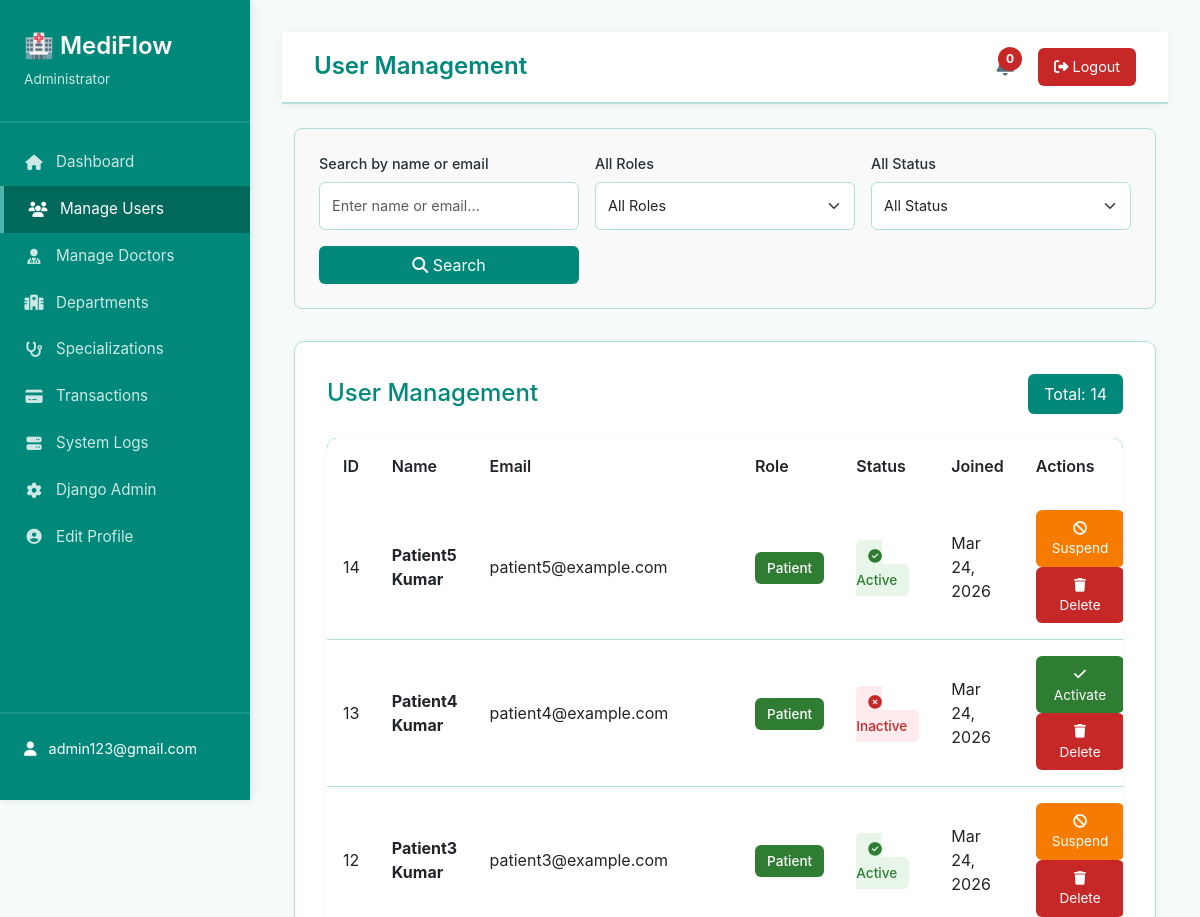
/dashboard/manage-users/ (signed in, upper part), run on an earlier commit of the app's database.
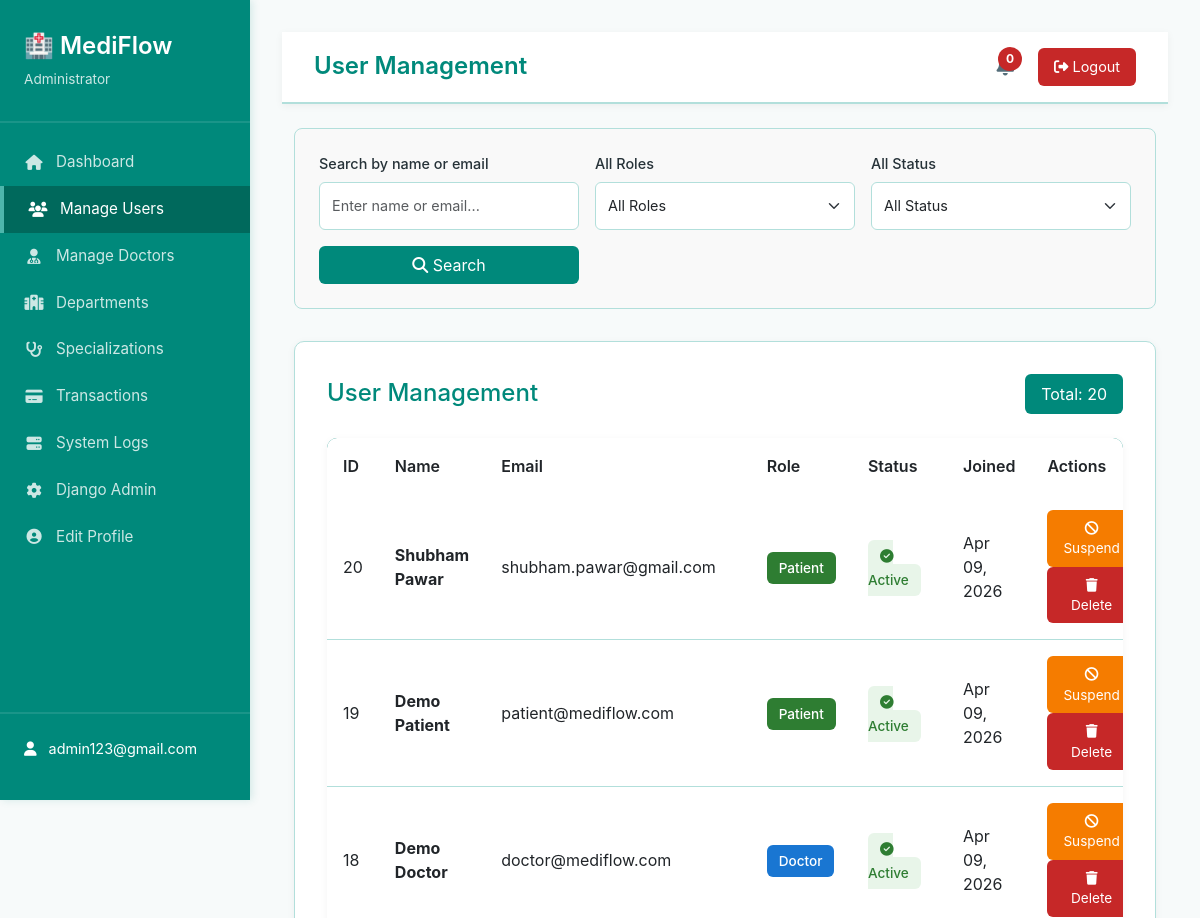
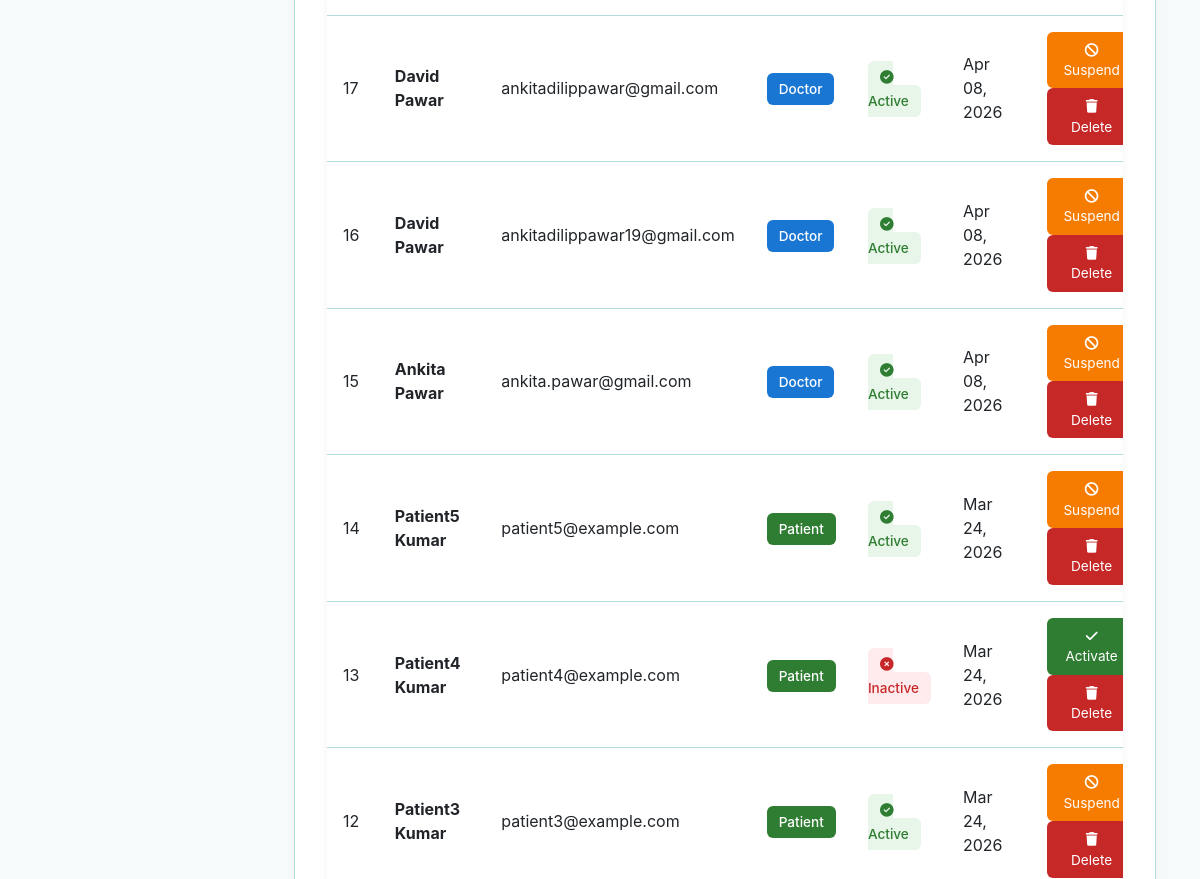
And on a later commit of the database (2 pictures, top to bottom).
### accounts/models.py (models this page shows, shortened)
class CustomUser(AbstractUser):
    ROLE_CHOICES = (
        ('DOCTOR', 'Doctor'),
        ('PATIENT', 'Patient'),
    )
    role = models.CharField(
        max_length=10,
        choices=ROLE_CHOICES,
        default='PATIENT'
    )
    google_calendar_token = models.JSONField(
        null=True,
        blank=True,
        help_text="OAuth token for Google Calendar"
    )
    is_2fa_enabled = models.BooleanField(
        default=False,
        help_text="Whether two-factor authentication is enabled"
    )
    class Meta:
        db_table = 'accounts_customuser'
        verbose_name = 'User'
        verbose_name_plural = 'Users'

### admin_management/views.py (the view)
# urls.py: path('manage-users/', views.manage_users, name='manage_users'),
@login_required
@user_passes_test(is_admin)
def manage_users(request):
    users = CustomUser.objects.all()
    search_query = request.GET.get('search', '')
    if search_query:
        users = users.filter(
            Q(first_name__icontains=search_query) |
            Q(last_name__icontains=search_query) |
            Q(email__icontains=search_query)
        )
    role_filter = request.GET.get('role', '')
    if role_filter:
        users = users.filter(role=role_filter.upper())
    status_filter = request.GET.get('status', '')
    if status_filter == 'active':
        users = users.filter(is_active=True)
    elif status_filter == 'inactive':
        users = users.filter(is_active=False)
    sort_by = request.GET.get('sort', '-date_joined')
    users = users.order_by(sort_by)
    users = users[:100]  # Limit to 100 for demo
    context = {
        'users': users,
        'search_query': search_query,
        'role_filter': role_filter,
        'status_filter': status_filter,
        'total_count': CustomUser.objects.count(),
    }
    return render(request, 'admin_management/manage_users.html', context)

### admin_management/views.py (called while the page is built)
def is_admin(user):
    return user.is_staff or user.role == 'ADMIN'

### templates/admin_management/manage_users.html (shortened to what the changed rows need)
{% extends 'admin_management/base_admin.html' %}
{% block page_title %}User Management{% endblock %}
{% block content %}
<div class="container-fluid mt-4">
    <div class="admin-card">
        <div style="display: flex; justify-content: space-between; align-items: center; margin-bottom: 1.5rem;">
            <h2 style="margin: 0;">User Management</h2>
            <span style="background: #00897B; color: white; padding: 0.5rem 1rem; border-radius: 6px;">
                Total: {{ total_count }}
            </span>
        </div>
        <div class="table-admin">
            <table class="table table-hover mb-0">
                <thead>
                    <tr>
                        <th>ID</th>
                        <th>Name</th>
                        <th>Email</th>
                        <th>Role</th>
                        <th>Status</th>
                        <th>Joined</th>
                        <th>Actions</th>
                    </tr>
                </thead>
                <tbody>
                    {% for user in users %}
                    <tr>
                        <td>{{ user.id }}</td>
                        <td><strong>{{ user.get_full_name }}</strong></td>
                        <td>{{ user.email }}</td>
                        <td>
                            {% if user.role == 'DOCTOR' %}
                            <span class="badge-status badge-doctor">Doctor</span>
                            {% elif user.role == 'PATIENT' %}
                            <span class="badge-status badge-patient">Patient</span>
                            {% else %}
                            <span class="badge-status" style="background: #1976D2; color: white;">Admin</span>
                            {% endif %}
                        </td>
                        <td>
                            {% if user.is_active %}
                            <span class="badge-status badge-active">
                                <i class="fas fa-check-circle"></i> Active
                            </span>
                            {% else %}
                            <span class="badge-status badge-inactive">
                                <i class="fas fa-times-circle"></i> Inactive
                            </span>
                            {% endif %}
                        </td>
                        <td>{{ user.date_joined|date:"M d, Y" }}</td>
                        <td>
                            <div class="action-dropdown">
                                {% if user.is_active %}
                                <form method="post" action="{% url 'admin_management:user_action' user.id 'suspend' %}" style="display: inline;">
                                    <button type="submit" class="btn btn-admin btn-suspend"
                                            onclick="return confirm('Suspend this user?');" title="Suspend">
                                        <i class="fas fa-ban"></i> Suspend
                                    </button>
                                </form>
                                {% else %}
                                <form method="post" action="{% url 'admin_management:user_action' user.id 'activate' %}" style="display: inline;">
                                    <button type="submit" class="btn btn-admin btn-approve" title="Activate">
                                        <i class="fas fa-check"></i> Activate
                                    </button>
                                </form>
                                {% endif %}
                                <form method="post" action="{% url 'admin_management:user_action' user.id 'delete' %}" style="display: inline;">
                                    <button type="submit" class="btn btn-admin btn-delete"
                                            onclick="return confirm('Are you sure? This action cannot be undone.');" title="Delete">
                                        <i class="fas fa-trash"></i> Delete
                                    </button>
                                </form>
                            </div>
                        </td>
                    </tr>
                    {% endfor %}
                </tbody>
            </table>
        </div>
    </div>
</div>
{% endblock %}

What changed in the data, as far as the page shows it:
added CustomUser: id "20", get_full_name "Shubham Pawar", email "shubham.pawar@gmail.com", role "Patient", is_active True (drawn), date_joined "Apr 09, 2026"
added CustomUser: id "19", get_full_name "Demo Patient", email "patient@mediflow.com", role "Patient", is_active True (drawn), date_joined "Apr 09, 2026"
added CustomUser: id "18", get_full_name "Demo Doctor", email "doctor@mediflow.com", role "Doctor", is_active True (drawn), date_joined "Apr 09, 2026"
added CustomUser: id "17", get_full_name "David Pawar", email "ankitadilippawar@gmail.com", role "Doctor", is_active True (drawn), date_joined "Apr 08, 2026"
added CustomUser: id "16", get_full_name "David Pawar", email "ankitadilippawar19@gmail.com", role "Doctor", is_active True (drawn), date_joined "Apr 08, 2026"
added CustomUser: id "15", get_full_name "Ankita Pawar", email "ankita.pawar@gmail.com", role "Doctor", is_active True (drawn), date_joined "Apr 08, 2026"
Also different on the page:
{{ total_count }}: "14" → "20"
